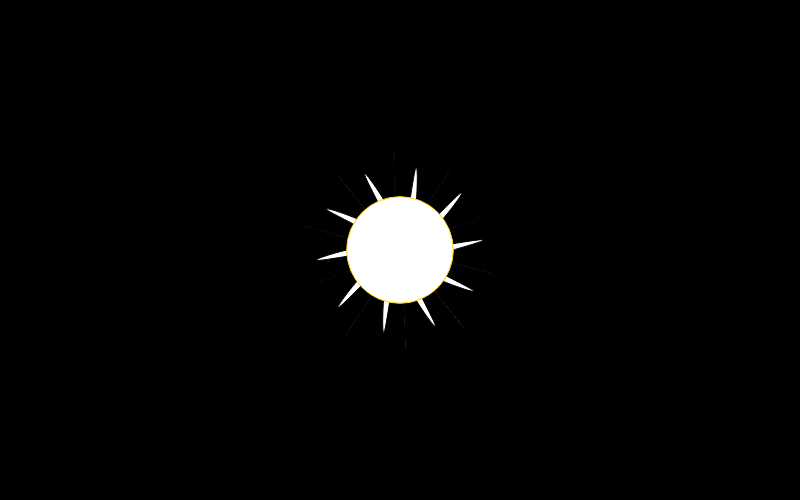
Frame 1 (no input)
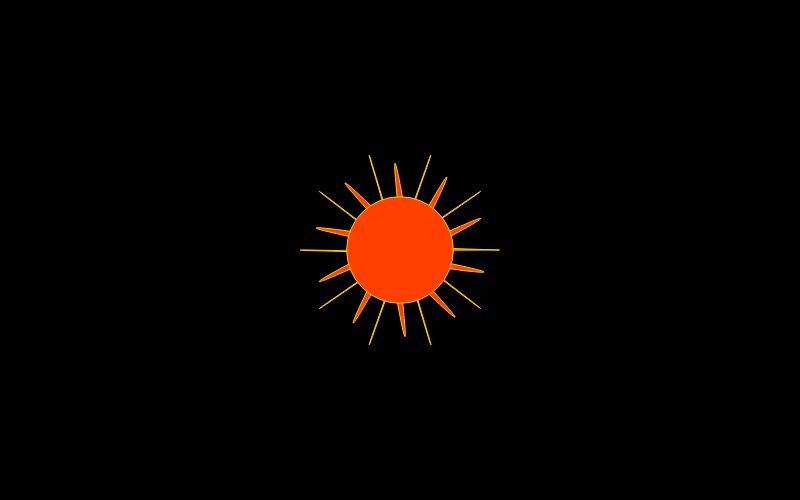
Frame 60 (no input)
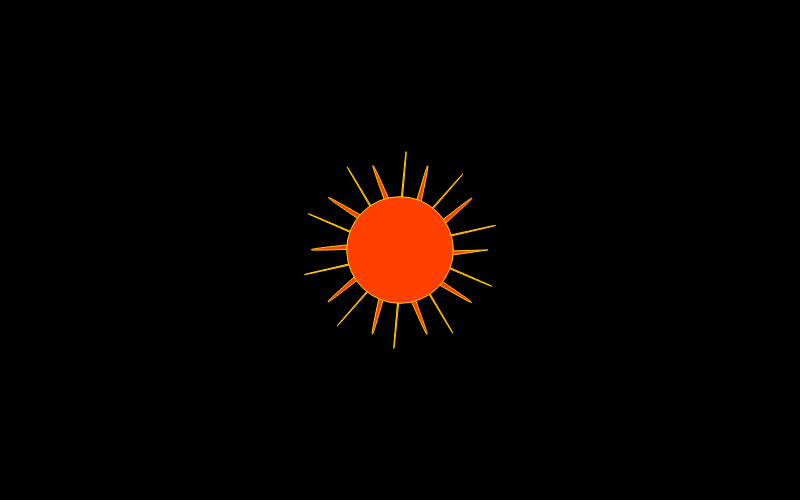
Frame 120 (the mouse pressed at the canvas centre since frame 60)

The p5.js sketch that drew these frames (run headless with seeded random() and noise() and a simulated clock; from frame 60 on, the mouse is pressed at the canvas centre):

// p5.js sketch
// ── sketch.js
//

let angle = 0;
let r;
let phase = 0;

function setup() {
  createCanvas(800,500);
  r = width / 15;
}

function draw() {
  background(0);
  translate(width/2, height/2);

  let increment = TWO_PI / 50;
  beginShape();
  for (let a = 0; a < TWO_PI; a += increment){
    let r1 = r + sin(a * 30 + phase)*50;
    let x = r1 * cos(a);
    let y = r1 * sin(a);
    curveVertex(x, y);
  }
  endShape(CLOSE);
  phase += 0.02;

  stroke(255,208,0);
  circle(0,0,r*2);
  fill(255,64,0);
}
